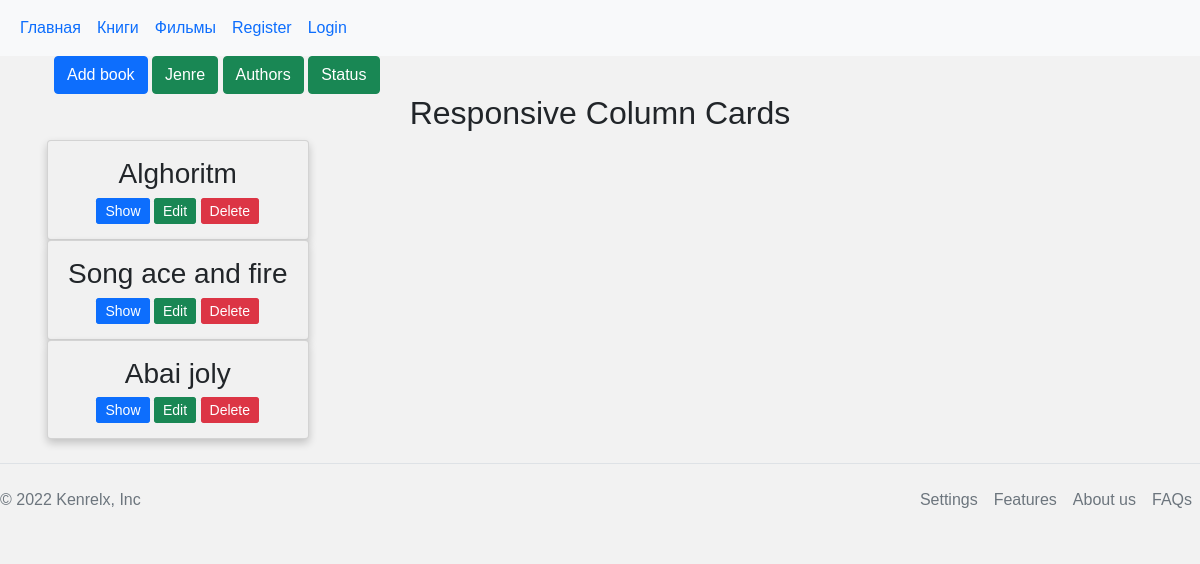
Before: /books with the older database file.
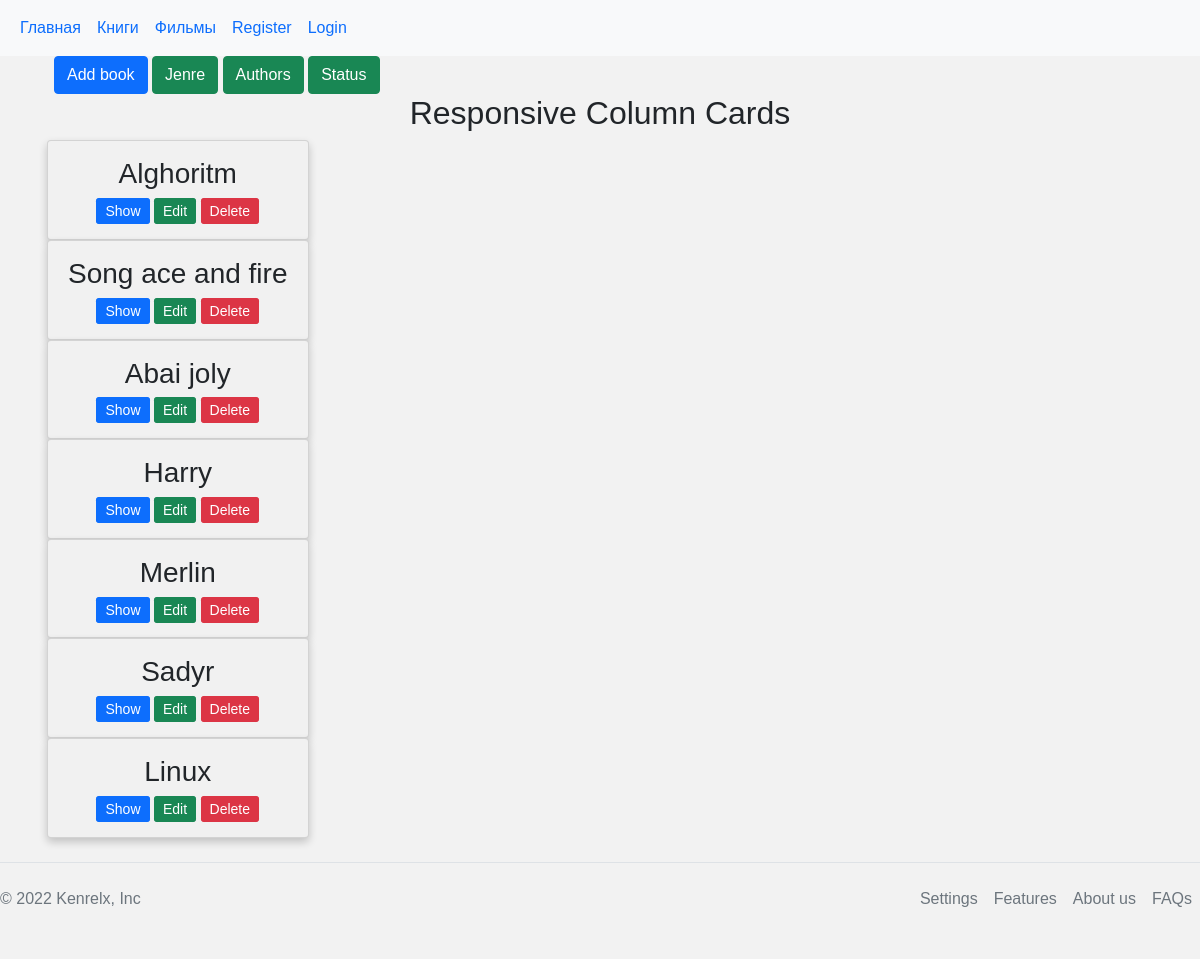
After: the same page with the newer database file.
### tables this page shows
CREATE TABLE books (
    id INTEGER PRIMARY KEY AUTOINCREMENT,
    title TEXT UNIQUE NOT NULL,
    description TEXT NOT NULL,
    author_id INTEGER NOT NULL,
    jenre_id INTEGER NOT NULL,
    status_id INTEGER NOT NULL,
    FOREIGN KEY (author_id) REFERENCES authors (id),
    FOREIGN KEY (jenre_id) REFERENCES jenre (id),
    FOREIGN KEY (status_id) REFERENCES status (id)

);

### library/book.py (the view)
@bp.route('/books')
def books():   # Функция для главной страницы сайта
    db = get_db()
    books = db.execute(
       'SELECT  title, description,author_id,jenre_id, status_id, jenre.name '
        ' FROM books  JOIN jenre  ON books.jenre_id = jenre.id'
    ).fetchall()
    title = 'Books'
    return render_template('book/books.html',title=title,menus=menus, books=books )

### library/auth.py (called while the page is built)
@bp.before_app_request
def load_logged_in_user():
    user_id = session.get('user_id')
    if user_id is None:
        g.user = None
    else:
        g.user = get_db().execute(
            'SELECT * FROM users WHERE id = ?', (user_id,)
        ).fetchone()

### library/db.py (called while the page is built)
def get_db():
    if 'db' not in g:
        g.db = sqlite3.connect(
            current_app.config['DATABASE'],
            detect_types=sqlite3.PARSE_DECLTYPES
        )
        g.db.row_factory = sqlite3.Row
    return g.db

### library/templates/book/books.html (shortened to what this page needs)
{% extends 'base.html' %}
{% block style %} <link rel="stylesheet" href="/static/css/books.css"> {% endblock %}
{% block content %}
<div class="container">
    <div class="container" >
        <a href="add_book"> <button  type="button" class="btn btn-primary">Add book</button></a>
        <a href="jenre"> <button type="button" class="btn btn-primary btn-success" >Jenre</button></a>
          <a href="authors"> <button type="button" class="btn btn-primary btn-success ">Authors</button></a>
          <a href="status"> <button type="button" class="btn btn-primary btn-success ">Status</button></a>
</div>
<h2>Responsive Column Cards</h2>
{% for book in books %}
<div class="row">
  <div class="column">
    <div class="card">
      <h3>{{ book['title'] }}</h3>
      <div>
      <a class="btn btn-primary btn-sm btn-books "  href="#" role="button">Show</a>
      <a class="   btn btn-primary btn-sm btn-success btn-books "   href="#" role="button">Edit</a>
      <a class="  btn btn-primary btn-sm btn-danger btn-books "  href="#" role="button">Delete</a>
    </div>
    </div>
  </div>
</div>
{% endfor %}
</div>
{% endblock %}

Changed rows visible on the page:
added books: title "Harry"
added books: title "Merlin"
added books: title "Sadyr"
added books: title "Linux"
